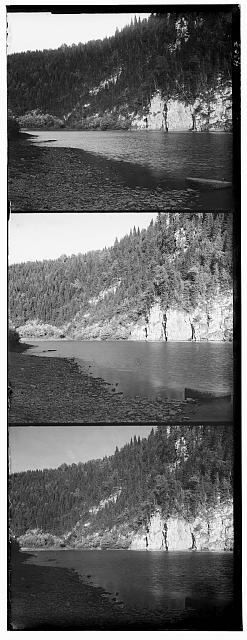
%> input picture Spring_2018/ComputerVision/Project1/data/data/00580r.jpg, 247 x 640 px
$ octave colorize_skel.m   (GNU Octave 9; MATLAB toolbox functions it lacks are replaced by stand-ins)
%> lines starting %> are read from the running program, lines starting %| are printed output that depends on the picture
### Spring_2018/ComputerVision/Project1/edge_detection.m
function cropped_image = edge_detection(img, filt)

vertEdgeImage = imfilter(img, filt);
imageSize = size(img);
columnSums = sum(vertEdgeImage);
leftIndex = 0;
maxDifference = 0
leftIndex = 1
for ix=5:19
    difference = abs(columnSums(ix))-abs(columnSums(ix+1))
    if difference > maxDifference
        maxDifference = difference;
        leftIndex = ix+1;
    end;
end;

maxDifference = 0;
rightIndex = 1;
for ix = length(columnSums)-20:length(columnSums)-5
    difference = abs(columnSums(ix+1))-abs(columnSums(ix));
    if difference > maxDifference
        maxDifference = difference;
        rightIndex = ix;
    end;
end;
maxDifference = 0;
newLeftIndex = 1;
for ix=leftIndex:leftIndex+20
    difference = abs(columnSums(ix+1))-abs(columnSums(ix));
    if difference > maxDifference
        maxDifference = difference;
        newLeftIndex = ix+1;
    end;
end;

leftIndex
rightIndex

maxDifference = 0;
newRightIndex = 1;
for ix=rightIndex-10:rightIndex-1
    difference = abs(columnSums(ix))-abs(columnSums(ix+1));
    if difference > maxDifference
        maxDifference = difference;
        newRightIndex = ix;
    end;
end;
cropped_image = img(:, newLeftIndex:newRightIndex);

### Spring_2018/ComputerVision/Project1/align.m
function A = align(layers, numLayers, color, shift)
% shift = 20;
shift_i = 0;
shift_j = 0;
for ix=numLayers:-1:1
    pyramidLayer = layers{ix};
    layerB = pyramidLayer{1};
    layerG = pyramidLayer{2};
    layerR = pyramidLayer{3};
    tempImage = cat(3, layerB, layerG, layerR);
%    imshow(tempImage);
    if color == 'G'
        layerG = circshift(layerG, [shift_i, shift_j]);
        [shift_i, shift_j] = shiftPixels(layerB, layerG, shift);
    end;
    if color == 'R'
        layerR = circshift(layerR, [shift_i, shift_j]);
        [shift_i, shift_j] = shiftPixels(layerB, layerR, shift);
    end;
%     ix
%     shift_i
%     shift_j
end;

if color == 'G'
    A = circshift(layerG, [shift_i, shift_j]);
end;
if color == 'R'
    A = circshift(layerR, [shift_i, shift_j]);
end;

### Spring_2018/ComputerVision/Project1/shiftPixels.m
function [shift_i, shift_j] = shiftPixels(base, toShift, shiftSize)

temp = toShift;
%min_error = (toShift(y, x) - base(y, x))^2
min_error = sum(sum((toShift - base).^2));
%min_error = sum(dot(toShift./norm(toShift), base./norm(base)));
shift_i = 0;
shift_j = 0;
for i=1:shiftSize
    for j=1:shiftSize
        temp = circshift(toShift, [i,j]);
%        temp_error = (temp(y,x)-base(y,x))^2
        temp_error = sum(sum((temp - base).^2));
% [5 lines of commented-out code are left out]
        if temp_error < min_error
            min_error = temp_error;
            shift_i = i;
            shift_j = j;
        end;
    end;
end;

### Spring_2018/ComputerVision/Project1/colorize_skel.m
% CS194-26 (cs219-26): Project 1, starter Matlab code

% name of the input file
imname = 'data/data/00580r.jpg';

% read in the image
fullim = imread(imname);
%> fullim is the input picture: size 640x247 uint8; min 0, max 255, mean 108.2

% convert to double matrix (might want to do this later on to same memory)
fullim = im2double(fullim);
%> fullim: size 640x247 double

% compute the height of each part (just 1/3 of total)
height = floor(size(fullim,1)/3);
%> height = 213
% separate color channels
B = fullim(1:height,:);
G = fullim(height+1:height*2,:);
R = fullim(height*2+1:height*3,:);

h = fspecial('prewitt');
v = h';

%detect edges in B, G and R
vertCroppedB = edge_detection(B,v);
%> in edge_detection, `vertEdgeImage = imfilter(img, filt);`:
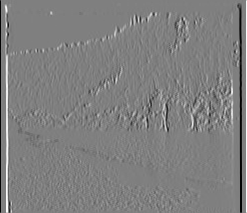
%> vertEdgeImage: size 213x247 double; min -3, max 3, mean 3.73e-07; drawn with min black and max white
%> in edge_detection, `columnSums = sum(vertEdgeImage);`: columnSums = 247 values, max 626.4 at index 247, min -625.5 at index 1, mean 7.94e-05
%> the loop in edge_detection, `for ix=5:19` made 15 passes
%> (difference, maxDifference) on passes 3 to 4: (110.7, 110.7), (301.8, 301.8)
%> difference on passes 1, 2, 5, 6, 7, 8: -61.16, -397.3, 25.53, 22.44, -13.54, 8.92
%> after the loop in edge_detection, `for ix=5:19`: leftIndex = 9
%> the loop in edge_detection, `for ix = length(columnSums)-20:length(columnSums)-5` made 16 passes
%> (difference, maxDifference) on passes 3, 5, 13, 14: (3.53, 3.53), (82.92, 82.92), (129.3, 129.3), (475.7, 475.7)
%> difference on passes 1, 2, 4, 6, 7, 8: -2.76, -4.88, -2.36, 16.73, -92.04, -4.21
%> the loop in edge_detection, `for ix=leftIndex:leftIndex+20` made 21 passes
%> (difference, maxDifference, newLeftIndex) on pass 3: (13.54, 13.54, 12)
%> difference on passes 1, 2, 4, 5, 6, 7: -25.53, -22.44, -8.92, -0.843, 0.184, -4.2
%> in edge_detection, `rightIndex`: rightIndex = 240
%> the loop in edge_detection, `for ix=rightIndex-10:rightIndex-1` made 10 passes
%> (difference, maxDifference, newRightIndex) on passes 1, 4: (2.36, 2.36, 230), (92.04, 92.04, 233)
%> difference on passes 2, 3, 5, 6, 7, 8: -82.92, -16.73, 4.21, 1.02, 1.65, -4.55
horzCroppedB = edge_detection(vertCroppedB',h);
%> call 2 of edge_detection, with filt = [1 1 1; 0 0 0; -1 -1 -1]
%> in edge_detection (call 2), `vertEdgeImage = imfilter(img, filt);`:
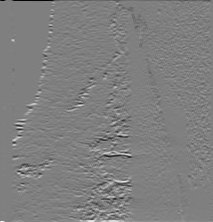
%> vertEdgeImage: size 222x213 double; min -2.96, max 2.96, mean 0.00375; drawn with min black and max white
%> in edge_detection (call 2), `columnSums = sum(vertEdgeImage);`: columnSums = 213 values, max 2.86 at index 29, min -0.169 at index 212, mean 0.833
%> the loop in edge_detection (call 2), `for ix=5:19` made 15 passes
%> (difference, maxDifference) on passes 1 to 2: (0.0196, 0.0196), (0.898, 0.898)
%> difference on passes 3 to 8: -0.0392, 0.0157, 0.0196, -5.55e-17, -0.322, -0.922
%> after the loop in edge_detection (call 2), `for ix=5:19`: leftIndex = 7
%> the loop in edge_detection (call 2), `for ix = length(columnSums)-20:length(columnSums)-5` made 16 passes
%> (difference, maxDifference) on passes 3, 8, 12: (0.00784, 0.00784), (0.0863, 0.0863), (0.224, 0.224)
%> difference on passes 1, 2, 4, 5, 6, 7: -0.0667, -0.0863, -0.00392, -0.0627, -0.00784, -0.141
%> the loop in edge_detection (call 2), `for ix=leftIndex:leftIndex+20` made 21 passes
%> (difference, maxDifference) on passes 1, 5, 6, 7: (0.0392, 0.0392), (0.322, 0.322), (0.922, 0.922), (0.929, 0.929)
%> difference on passes 2, 3, 4, 8, 9, 10: -0.0157, -0.0196, 5.55e-17, 0.584, 2.22e-15, 0.0314
%> in edge_detection (call 2), `rightIndex`: rightIndex = 204
%> the loop in edge_detection (call 2), `for ix=rightIndex-10:rightIndex-1` made 10 passes
%> (difference, maxDifference, newRightIndex) on passes 1, 6: (0.0863, 0.0863, 194), (0.141, 0.141, 199)
%> difference on passes 2, 3, 4, 5, 7, 8: -0.00784, 0.00392, 0.0627, 0.00784, -0.0863, 0.0824
croppedB = horzCroppedB';
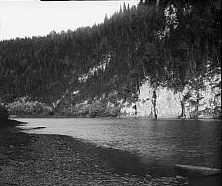
%> croppedB: size 186x222 double; min 0, max 1, mean 0.344; mean of the top-left, top-right, bottom-left and bottom-right quarters 0.466, 0.225, 0.32, 0.364
vertCroppedG = edge_detection(G,v);
horzCroppedG = edge_detection(vertCroppedG', h);
croppedG = horzCroppedG';
vertCroppedR = edge_detection(R,v);
horzCroppedR = edge_detection(vertCroppedR', h);
croppedR = horzCroppedR';

sizeB = size(croppedB);
%> sizeB = [186 222]
sizeG = size(croppedG);
%> sizeG = [181 216]
sizeR = size(croppedR);
%> sizeR = [170 223]

minRows = min([sizeB(1) sizeG(1) sizeR(1)]);
%> minRows = 170
minCols = min([sizeB(2) sizeG(2) sizeR(2)]);
%> minCols = 216

bRowDiff = (sizeB(1) - minRows);
%> bRowDiff = 16
bColDiff = (sizeB(2) - minCols);
%> bColDiff = 6
gRowDiff = (sizeG(1) - minRows);
%> gRowDiff = 11
gColDiff = (sizeG(2) - minCols);
%> gColDiff = 0
rRowDiff = (sizeR(1) - minRows);
%> rRowDiff = 0
rColDiff = (sizeR(2) - minCols);
%> rColDiff = 7

newCroppedB = croppedB(bRowDiff+1:end,bColDiff+1:end);
newCroppedG = croppedG(gRowDiff+1:end,gColDiff+1:end);
newCroppedR = croppedR(rRowDiff+1:end,rColDiff+1:end);

% blur the image using a gaussian filter
% create the pyramid with 'numLayers' number of layers
gaussB = imgaussfilt(newCroppedB,2);
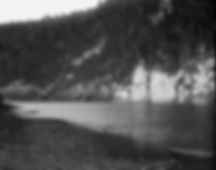
%> gaussB: size 170x216 double; min 0.0146, max 0.96, mean 0.32
gaussG = imgaussfilt(newCroppedG,2);
gaussR = imgaussfilt(newCroppedR,2);
gaussImage = cat(3, gaussB, gaussG, gaussR);
tempB = gaussB;
tempG = gaussG;
tempR = gaussR;
layers = {{newCroppedB, newCroppedG, newCroppedR}};
%> layers = 1 item
numLayers=6;
for ix=1:numLayers
    halfB = tempB(1:2:end, 1:2:end);
    halfG = tempG(1:2:end, 1:2:end);
    halfR = tempR(1:2:end, 1:2:end);
    tempB = halfB;
    tempG = halfG;
    tempR = halfR;
    layers{end+1} = {halfB, halfG, halfR};
end;
%> after the loop, layers = 7 items

dim = size(layers{end}{1});
%> dim = [3 4]
shift = dim(1)
%> shift = 3

% align each layer of the pyramid, starting
% with the coarsest layer, aligning G to B
% and R to B
A = align(layers, numLayers+1, 'G', shift);
%> the loop in align, `for ix=numLayers:-1:1` made 7 passes
%> (shift_i, shift_j) on passes 1 to 7: (0, 0), (0, 0), (0, 0), (0, 0), (0, 0), (0, 0), (1, 2)
%> in align, `A = circshift(layerG, [shift_i, shift_j]);`:
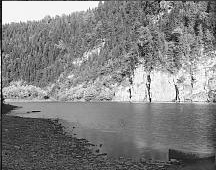
%> A: size 170x216 double; min 0, max 1, mean 0.513
aG = A;
A = align(layers, numLayers+1, 'R', shift);
%> the loop in align (call 2), `for ix=numLayers:-1:1` made 7 passes
aR = A;

shiftedImage = cat(3, newCroppedB,aG,aR);
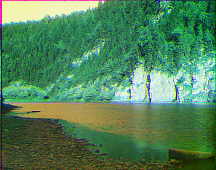
%> shiftedImage: size 170x216x3 double; mean R, G, B 0.32, 0.513, 0.353
originalImage = cat(3, B, G, R);
subplot(1,2,1)
imshow(originalImage)
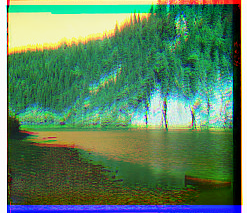
%> displayed picture: size 213x247x3, on the screen's scale of 0 to 255; mean R, G, B 92.3, 133.7, 98.1
title('Original Image');
subplot(1,2,2)
imshow(shiftedImage)
title('Shifted Image')

% sixthB = B(1:6:end, 1:6:end);
% sixthG = G(1:6:end, 1:6:end);
% sixthR = R(1:6:end, 1:6:end);
% sixthImage = cat(3, sixthB, sixthG, sixthR);

% Align the images
% Functions that might be useful to you for aligning the images include:
% "circshift", "sum", and "imresize" (for multiscale)
  %%%%%aG = align(G,B);
%%%%%aR = align(R,B);


% open figure
%% figure(1);

% create a color image (3D array)
% ... use the "cat" command
% show the resulting image
% ... use the "imshow" command
% save result image
%% imwrite(colorim,['result-' imname]);

$ run again, with Spring_2018/ComputerVision/Project1/data/data/00628r.jpg copied over Spring_2018/ComputerVision/Project1/data/data/00580r.jpg
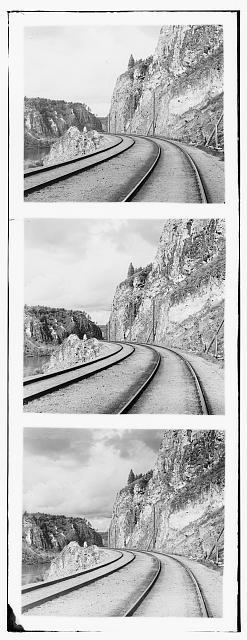
%> input picture Spring_2018/ComputerVision/Project1/data/data/00628r.jpg, 247 x 640 px
%> fullim is the input picture: size 640x247 uint8; min 0, max 255, mean 191.9
%> fullim: size 640x247 double
%> columnSums = 247 values, max 615.2 at index 247, min -616.2 at index 1, mean 0.0064
%> the loop in edge_detection, `for ix=5:19` made 15 passes
%> (difference, maxDifference) on passes 4, 6: (489, 489), (502.2, 502.2)
%> after the loop in edge_detection, `for ix=5:19`: leftIndex = 11
%> the loop in edge_detection, `for ix = length(columnSums)-20:length(columnSums)-5` made 16 passes
%> (difference, maxDifference) on passes 2, 5, 9, 10: (0.565, 0.565), (2.38, 2.38), (7.38, 7.38), (275.2, 275.2)
%> the loop in edge_detection, `for ix=leftIndex:leftIndex+20` made 21 passes
%> (difference, maxDifference) on passes 1, 12, 13: (7.01, 7.01), (40.71, 40.71), (119.3, 119.3)
%> in edge_detection, `rightIndex`: rightIndex = 236
%> the loop in edge_detection, `for ix=rightIndex-10:rightIndex-1` made 10 passes
%> (difference, maxDifference, newRightIndex) on pass 1: (36.55, 36.55, 226)
%> vertEdgeImage: size 203x213 double
%> the loop in edge_detection (call 2), `for ix=5:19` made 15 passes
%> (difference, maxDifference) on passes 4, 8: (0.0118, 0.0118), (0.357, 0.357)
%> the loop in edge_detection (call 2), `for ix = length(columnSums)-20:length(columnSums)-5` made 16 passes
%> (difference, maxDifference) on pass 1: (0.0588, 0.0588)
%> the loop in edge_detection (call 2), `for ix=leftIndex:leftIndex+20` made 21 passes
%> (difference, maxDifference, newLeftIndex) on pass 1: (0.239, 0.239, 14)
%> the loop in edge_detection (call 2), `for ix=rightIndex-10:rightIndex-1` made 10 passes
%> (difference, maxDifference, newRightIndex) on passes 5 to 6: (0.0392, 0.0392, 187), (0.0706, 0.0706, 188)
%> cropped_image: size 203x175 double
%> `layers = {{newCroppedB, newCroppedG, newCroppedR}};`: layers = 1 item
%> after the loop `for ix=1:numLayers`: layers = 7 items
%> dim = [3 4]
%> shift = 3
%> the loop in align, `for ix=numLayers:-1:1` made 7 passes
%> (shift_i, shift_j) on passes 1 to 7: (0, 0), (0, 0), (0, 0), (0, 0), (0, 0), (0, 0), (1, 1)
%> in align, `A = circshift(layerG, [shift_i, shift_j]);`:
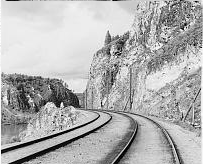
%> A: size 164x203 double; min 0, max 1, mean 0.696
%> the loop in align (call 2), `for ix=numLayers:-1:1` made 7 passes
%> (shift_i, shift_j) on passes 1 to 7: (1, 3), (1, 3), (3, 1), (0, 0), (3, 1), (3, 1), (3, 1)
%> `imshow(originalImage)`:
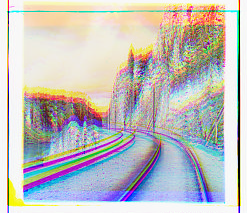
%> displayed picture: size 213x247x3, on the screen's scale of 0 to 255; mean R, G, B 193.6, 191.9, 189.9

$ run again, with Spring_2018/ComputerVision/Project1/data/data/00056v.jpg copied over Spring_2018/ComputerVision/Project1/data/data/00580r.jpg
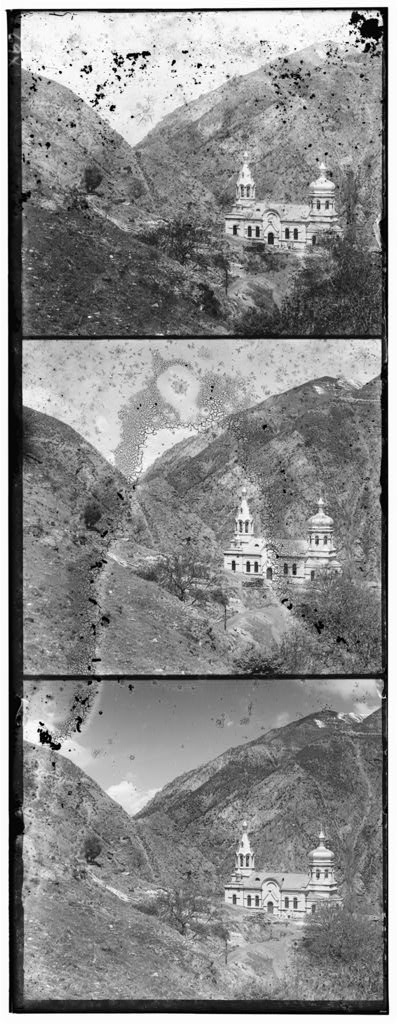
%> input picture Spring_2018/ComputerVision/Project1/data/data/00056v.jpg, 398 x 1024 px
%> fullim is the input picture: size 1024x398 uint8; min 0, max 255, mean 138.2
%> fullim: size 1024x398 double
%> columnSums = 398 values, max 1009.5 at index 398, min -1005.3 at index 1, mean -0.000335
%> the loop in edge_detection, `for ix=5:19` made 15 passes
%> (difference, maxDifference) on passes 4 to 5: (187, 187), (656.7, 656.7)
%> after the loop in edge_detection, `for ix=5:19`: leftIndex = 10
%> the loop in edge_detection, `for ix = length(columnSums)-20:length(columnSums)-5` made 16 passes
%> (difference, maxDifference) on passes 2, 3, 4, 10: (6.31, 6.31), (77.07, 77.07), (225.1, 225.1), (786.1, 786.1)
%> the loop in edge_detection, `for ix=leftIndex:leftIndex+20` made 21 passes
%> (difference, maxDifference) on passes 3, 4, 11: (13.78, 13.78), (14.71, 14.71), (172, 172)
%> in edge_detection, `rightIndex`: rightIndex = 387
%> the loop in edge_detection, `for ix=rightIndex-10:rightIndex-1` made 10 passes
%> (difference, maxDifference) on passes 2, 6, 7: (0.58, 0.58), (36.33, 36.33), (278.2, 278.2)
%> vertEdgeImage: size 363x341 double
%> the loop in edge_detection (call 2), `for ix=5:19` made 15 passes
%> (difference, maxDifference) on passes 5 to 6: (0.804, 0.804), (0.843, 0.843)
%> the loop in edge_detection (call 2), `for ix = length(columnSums)-20:length(columnSums)-5` made 16 passes
%> (difference, maxDifference) on passes 1, 15, 16: (0.0353, 0.0353), (0.0392, 0.0392), (0.0431, 0.0431)
%> the loop in edge_detection (call 2), `for ix=leftIndex:leftIndex+20` made 21 passes
%> (difference, maxDifference) on passes 2, 6, 8, 11, 13, 16, 17: (0.0706, 0.0706), (0.0941, 0.0941), (0.153, 0.153), (0.157, 0.157), (0.231, 0.231), (0.267, 0.267), (0.537, 0.537)
%> the loop in edge_detection (call 2), `for ix=rightIndex-10:rightIndex-1` made 10 passes
%> (difference, maxDifference) on passes 1, 2, 5, 6: (0.0118, 0.0118), (0.0196, 0.0196), (0.0314, 0.0314), (0.0353, 0.0353)
%> cropped_image: size 363x304 double
%> `layers = {{newCroppedB, newCroppedG, newCroppedR}};`: layers = 1 item
%> after the loop `for ix=1:numLayers`: layers = 7 items
%> dim = [5 6]
%> shift = 5
%> the loop in align, `for ix=numLayers:-1:1` made 7 passes
%> in align, `A = circshift(layerG, [shift_i, shift_j]);`:
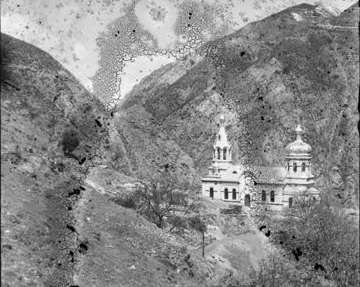
%> A: size 287x360 double; min 0, max 1, mean 0.536
%> the loop in align (call 2), `for ix=numLayers:-1:1` made 7 passes
%> `imshow(originalImage)`:
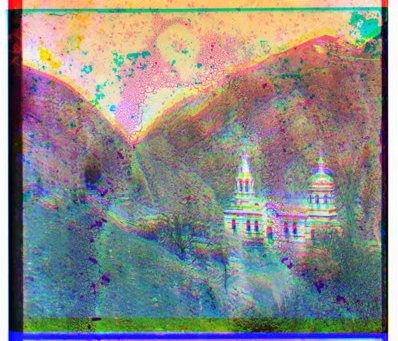
%> displayed picture: size 341x398x3, on the screen's scale of 0 to 255; mean R, G, B 139.7, 138.5, 136

$ run again, with Spring_2018/ComputerVision/Project1/data/data/00125v.jpg copied over Spring_2018/ComputerVision/Project1/data/data/00580r.jpg
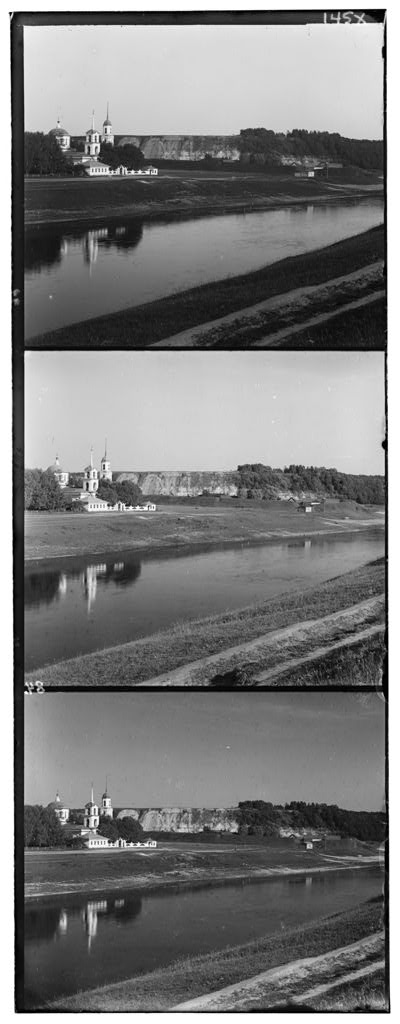
%> input picture Spring_2018/ComputerVision/Project1/data/data/00125v.jpg, 400 x 1024 px
%> fullim is the input picture: size 1024x400 uint8; min 0, max 255, mean 124.2
%> fullim: size 1024x400 double
%> columnSums = 400 values, max 1021 at index 400, min -1021 at index 1, mean -1.67e-15
%> the loop in edge_detection, `for ix=5:19` made 15 passes
%> (difference, maxDifference) on passes 2, 8: (0.188, 0.188), (555.4, 555.4)
%> after the loop in edge_detection, `for ix=5:19`: leftIndex = 13
%> the loop in edge_detection, `for ix = length(columnSums)-20:length(columnSums)-5` made 16 passes
%> (difference, maxDifference) on passes 1, 2, 3, 4, 7: (3.91, 3.91), (17.8, 17.8), (129.7, 129.7), (158.5, 158.5), (620.1, 620.1)
%> the loop in edge_detection, `for ix=leftIndex:leftIndex+20` made 21 passes
%> (difference, maxDifference, newLeftIndex) on passes 6, 11: (11.22, 11.22, 19), (279.6, 279.6, 24)
%> in edge_detection, `rightIndex`: rightIndex = 386
%> the loop in edge_detection, `for ix=rightIndex-10:rightIndex-1` made 10 passes
%> (difference, maxDifference) on passes 1, 2, 9: (0.608, 0.608), (2.57, 2.57), (112.6, 112.6)
%> vertEdgeImage: size 361x341 double
%> the loop in edge_detection (call 2), `for ix=5:19` made 15 passes
%> (difference, maxDifference) on passes 7 to 8: (0.898, 0.898), (0.906, 0.906)
%> the loop in edge_detection (call 2), `for ix = length(columnSums)-20:length(columnSums)-5` made 16 passes
%> (difference, maxDifference) on passes 1, 2, 10: (0.0235, 0.0235), (0.0353, 0.0353), (0.0392, 0.0392)
%> the loop in edge_detection (call 2), `for ix=leftIndex:leftIndex+20` made 21 passes
%> (difference, maxDifference) on passes 2, 10, 11: (0.165, 0.165), (0.349, 0.349), (0.392, 0.392)
%> the loop in edge_detection (call 2), `for ix=rightIndex-10:rightIndex-1` made 10 passes
%> (difference, maxDifference) on passes 1, 5, 6: (0.00392, 0.00392), (0.0275, 0.0275), (0.0314, 0.0314)
%> cropped_image: size 361x302 double
%> `layers = {{newCroppedB, newCroppedG, newCroppedR}};`: layers = 1 item
%> after the loop `for ix=1:numLayers`: layers = 7 items
%> dim = [5 6]
%> shift = 5
%> the loop in align, `for ix=numLayers:-1:1` made 7 passes
%> (shift_i, shift_j) on passes 1 to 7: (0, 0), (0, 0), (0, 0), (1, 1), (0, 0), (3, 2), (5, 2)
%> the loop in align (call 2), `for ix=numLayers:-1:1` made 7 passes
%> (shift_i, shift_j) on passes 1 to 7: (5, 3), (5, 2), (0, 0), (0, 0), (1, 1), (1, 1), (4, 2)
%> `imshow(originalImage)`:
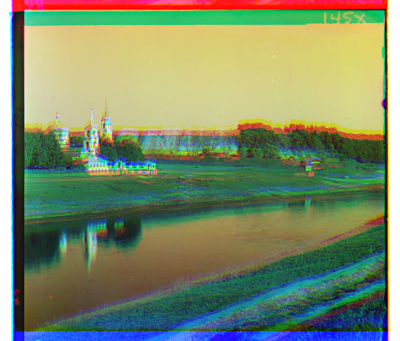
%> displayed picture: size 341x400x3, on the screen's scale of 0 to 255; mean R, G, B 125.9, 139.3, 106.9
